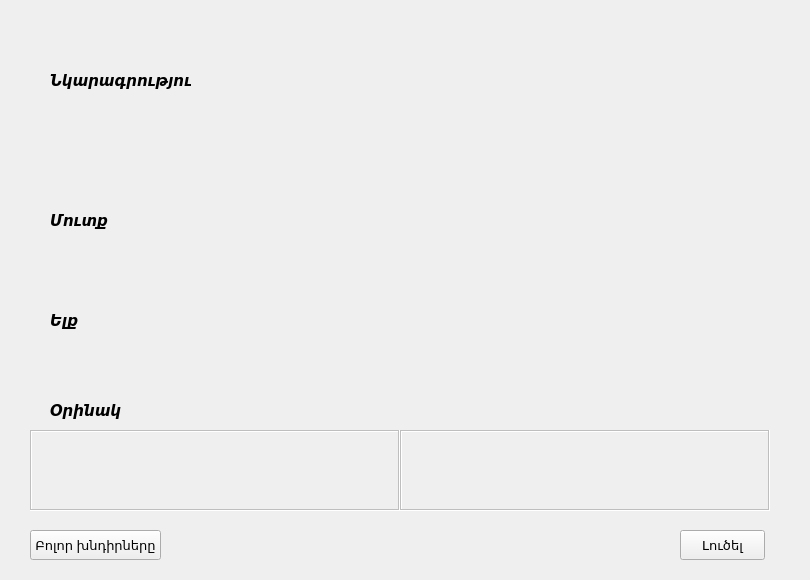
<?xml version="1.0" encoding="UTF-8"?>
<ui version="4.0">
 <class>Problem</class>
 <widget class="QWidget" name="Problem">
  <property name="geometry">
   <rect>
    <x>0</x>
    <y>0</y>
    <width>810</width>
    <height>580</height>
   </rect>
  </property>
  <property name="windowTitle">
   <string>Form</string>
  </property>
  <widget class="QPlainTextEdit" name="problem_statement">
   <property name="enabled">
    <bool>false</bool>
   </property>
   <property name="geometry">
    <rect>
     <x>30</x>
     <y>100</y>
     <width>740</width>
     <height>101</height>
    </rect>
   </property>
   <property name="font">
    <font>
     <pointsize>11</pointsize>
    </font>
   </property>
   <property name="frameShape">
    <enum>QFrame::NoFrame</enum>
   </property>
   <property name="frameShadow">
    <enum>QFrame::Sunken</enum>
   </property>
   <property name="tabStopWidth">
    <number>40</number>
   </property>
   <property name="backgroundVisible">
    <bool>false</bool>
   </property>
  </widget>
  <widget class="QPlainTextEdit" name="problem_title">
   <property name="enabled">
    <bool>false</bool>
   </property>
   <property name="geometry">
    <rect>
     <x>30</x>
     <y>19</y>
     <width>740</width>
     <height>51</height>
    </rect>
   </property>
   <property name="font">
    <font>
     <pointsize>20</pointsize>
    </font>
   </property>
   <property name="frameShape">
    <enum>QFrame::NoFrame</enum>
   </property>
   <property name="frameShadow">
    <enum>QFrame::Sunken</enum>
   </property>
   <property name="tabStopWidth">
    <number>40</number>
   </property>
   <property name="backgroundVisible">
    <bool>false</bool>
   </property>
  </widget>
  <widget class="QPlainTextEdit" name="problem_input">
   <property name="enabled">
    <bool>false</bool>
   </property>
   <property name="geometry">
    <rect>
     <x>30</x>
     <y>240</y>
     <width>740</width>
     <height>61</height>
    </rect>
   </property>
   <property name="font">
    <font>
     <pointsize>11</pointsize>
    </font>
   </property>
   <property name="frameShape">
    <enum>QFrame::NoFrame</enum>
   </property>
   <property name="frameShadow">
    <enum>QFrame::Sunken</enum>
   </property>
   <property name="tabStopWidth">
    <number>40</number>
   </property>
   <property name="backgroundVisible">
    <bool>false</bool>
   </property>
  </widget>
  <widget class="QPlainTextEdit" name="problem_output">
   <property name="enabled">
    <bool>false</bool>
   </property>
   <property name="geometry">
    <rect>
     <x>30</x>
     <y>340</y>
     <width>740</width>
     <height>61</height>
    </rect>
   </property>
   <property name="font">
    <font>
     <pointsize>11</pointsize>
    </font>
   </property>
   <property name="frameShape">
    <enum>QFrame::NoFrame</enum>
   </property>
   <property name="frameShadow">
    <enum>QFrame::Sunken</enum>
   </property>
   <property name="tabStopWidth">
    <number>40</number>
   </property>
   <property name="backgroundVisible">
    <bool>false</bool>
   </property>
  </widget>
  <widget class="QLabel" name="label">
   <property name="geometry">
    <rect>
     <x>50</x>
     <y>70</y>
     <width>141</width>
     <height>21</height>
    </rect>
   </property>
   <property name="font">
    <font>
     <pointsize>11</pointsize>
     <weight>75</weight>
     <italic>true</italic>
     <bold>true</bold>
    </font>
   </property>
   <property name="text">
    <string>Նկարագրություն</string>
   </property>
  </widget>
  <widget class="QLabel" name="label_2">
   <property name="geometry">
    <rect>
     <x>50</x>
     <y>210</y>
     <width>141</width>
     <height>21</height>
    </rect>
   </property>
   <property name="font">
    <font>
     <pointsize>11</pointsize>
     <weight>75</weight>
     <italic>true</italic>
     <bold>true</bold>
    </font>
   </property>
   <property name="text">
    <string>Մուտք</string>
   </property>
  </widget>
  <widget class="QLabel" name="label_3">
   <property name="geometry">
    <rect>
     <x>50</x>
     <y>310</y>
     <width>141</width>
     <height>21</height>
    </rect>
   </property>
   <property name="font">
    <font>
     <pointsize>11</pointsize>
     <weight>75</weight>
     <italic>true</italic>
     <bold>true</bold>
    </font>
   </property>
   <property name="text">
    <string>Ելք</string>
   </property>
  </widget>
  <widget class="QLabel" name="label_4">
   <property name="geometry">
    <rect>
     <x>50</x>
     <y>400</y>
     <width>141</width>
     <height>21</height>
    </rect>
   </property>
   <property name="font">
    <font>
     <pointsize>11</pointsize>
     <weight>75</weight>
     <italic>true</italic>
     <bold>true</bold>
    </font>
   </property>
   <property name="text">
    <string>Օրինակ</string>
   </property>
  </widget>
  <widget class="QPlainTextEdit" name="sample_input">
   <property name="enabled">
    <bool>false</bool>
   </property>
   <property name="geometry">
    <rect>
     <x>30</x>
     <y>430</y>
     <width>370</width>
     <height>81</height>
    </rect>
   </property>
   <property name="font">
    <font>
     <family>Consolas</family>
     <pointsize>11</pointsize>
    </font>
   </property>
   <property name="frameShape">
    <enum>QFrame::Box</enum>
   </property>
   <property name="frameShadow">
    <enum>QFrame::Sunken</enum>
   </property>
   <property name="tabStopWidth">
    <number>40</number>
   </property>
   <property name="backgroundVisible">
    <bool>false</bool>
   </property>
  </widget>
  <widget class="QPlainTextEdit" name="sample_output">
   <property name="enabled">
    <bool>false</bool>
   </property>
   <property name="geometry">
    <rect>
     <x>400</x>
     <y>430</y>
     <width>370</width>
     <height>81</height>
    </rect>
   </property>
   <property name="font">
    <font>
     <family>Consolas</family>
     <pointsize>11</pointsize>
    </font>
   </property>
   <property name="frameShape">
    <enum>QFrame::Box</enum>
   </property>
   <property name="frameShadow">
    <enum>QFrame::Sunken</enum>
   </property>
   <property name="tabStopWidth">
    <number>40</number>
   </property>
   <property name="backgroundVisible">
    <bool>false</bool>
   </property>
  </widget>
  <widget class="QPushButton" name="solve_problem">
   <property name="geometry">
    <rect>
     <x>680</x>
     <y>530</y>
     <width>85</width>
     <height>30</height>
    </rect>
   </property>
   <property name="font">
    <font>
     <pointsize>10</pointsize>
    </font>
   </property>
   <property name="text">
    <string>Լուծել</string>
   </property>
  </widget>
  <widget class="QPushButton" name="problem_set">
   <property name="geometry">
    <rect>
     <x>30</x>
     <y>530</y>
     <width>131</width>
     <height>30</height>
    </rect>
   </property>
   <property name="font">
    <font>
     <pointsize>10</pointsize>
    </font>
   </property>
   <property name="text">
    <string>Բոլոր խնդիրները</string>
   </property>
  </widget>
 </widget>
 <resources/>
 <connections/>
</ui>
